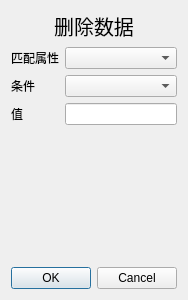
<?xml version="1.0" encoding="UTF-8"?>
<ui version="4.0">
 <class>DeleteDialog</class>
 <widget class="QDialog" name="DeleteDialog">
  <property name="geometry">
   <rect>
    <x>0</x>
    <y>0</y>
    <width>184</width>
    <height>300</height>
   </rect>
  </property>
  <property name="windowTitle">
   <string>Dialog</string>
  </property>
  <layout class="QVBoxLayout" name="verticalLayout">
   <item>
    <widget class="QLabel" name="label">
     <property name="sizePolicy">
      <sizepolicy hsizetype="Preferred" vsizetype="Fixed">
       <horstretch>0</horstretch>
       <verstretch>0</verstretch>
      </sizepolicy>
     </property>
     <property name="font">
      <font>
       <pointsize>15</pointsize>
      </font>
     </property>
     <property name="text">
      <string>删除数据</string>
     </property>
     <property name="alignment">
      <set>Qt::AlignCenter</set>
     </property>
    </widget>
   </item>
   <item>
    <layout class="QFormLayout" name="formLayout">
     <item row="0" column="0">
      <widget class="QLabel" name="label_2">
       <property name="text">
        <string>匹配属性</string>
       </property>
      </widget>
     </item>
     <item row="0" column="1">
      <widget class="QComboBox" name="comboBox"/>
     </item>
     <item row="1" column="0">
      <widget class="QLabel" name="label_3">
       <property name="text">
        <string>条件</string>
       </property>
      </widget>
     </item>
     <item row="1" column="1">
      <widget class="QComboBox" name="comboBox_2"/>
     </item>
     <item row="2" column="0">
      <widget class="QLabel" name="label_4">
       <property name="text">
        <string>值</string>
       </property>
      </widget>
     </item>
     <item row="2" column="1">
      <widget class="QLineEdit" name="lineEdit"/>
     </item>
    </layout>
   </item>
   <item>
    <widget class="QDialogButtonBox" name="buttonBox">
     <property name="orientation">
      <enum>Qt::Horizontal</enum>
     </property>
     <property name="standardButtons">
      <set>QDialogButtonBox::Cancel|QDialogButtonBox::Ok</set>
     </property>
    </widget>
   </item>
  </layout>
 </widget>
 <resources/>
 <connections>
  <connection>
   <sender>buttonBox</sender>
   <signal>accepted()</signal>
   <receiver>DeleteDialog</receiver>
   <slot>accept()</slot>
   <hints>
    <hint type="sourcelabel">
     <x>248</x>
     <y>254</y>
    </hint>
    <hint type="destinationlabel">
     <x>157</x>
     <y>274</y>
    </hint>
   </hints>
  </connection>
  <connection>
   <sender>buttonBox</sender>
   <signal>rejected()</signal>
   <receiver>DeleteDialog</receiver>
   <slot>reject()</slot>
   <hints>
    <hint type="sourcelabel">
     <x>316</x>
     <y>260</y>
    </hint>
    <hint type="destinationlabel">
     <x>286</x>
     <y>274</y>
    </hint>
   </hints>
  </connection>
 </connections>
</ui>
